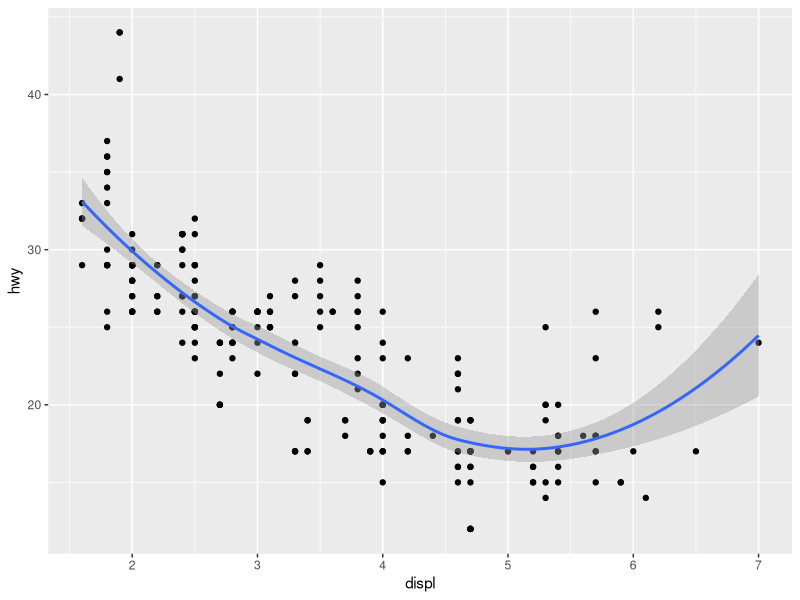
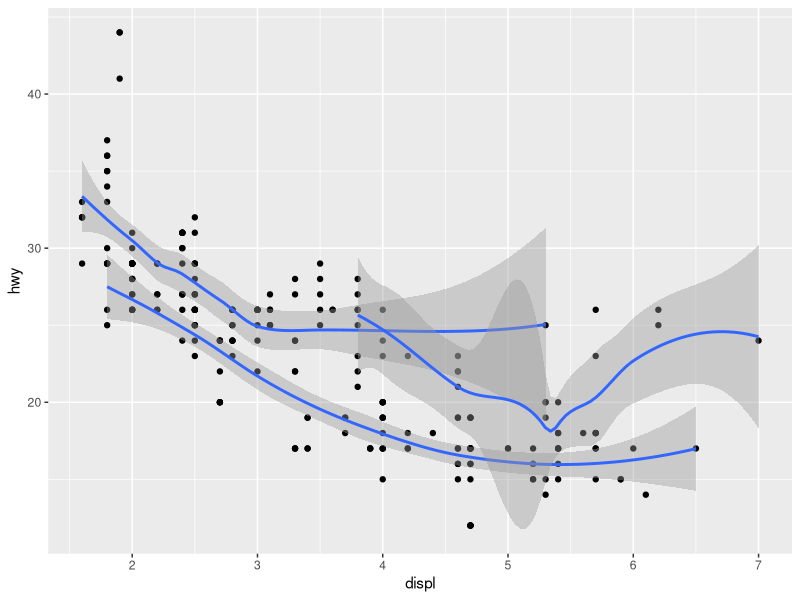
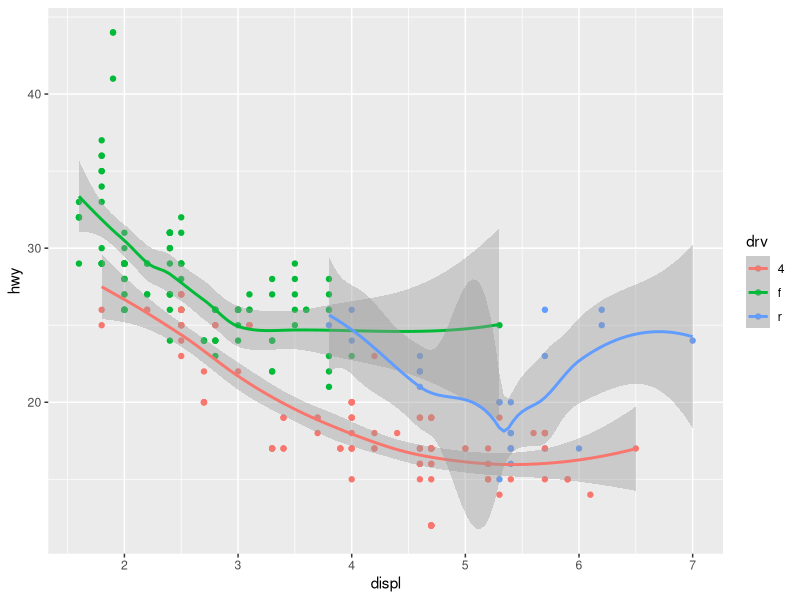
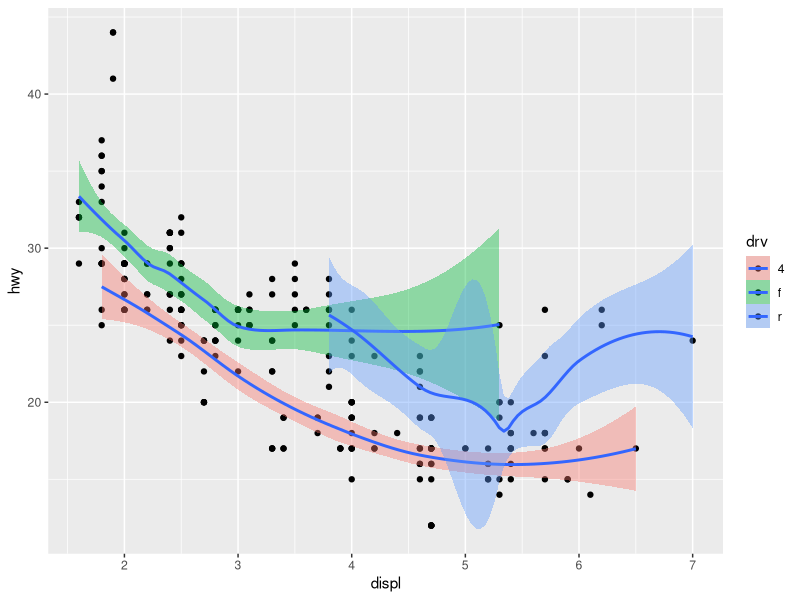
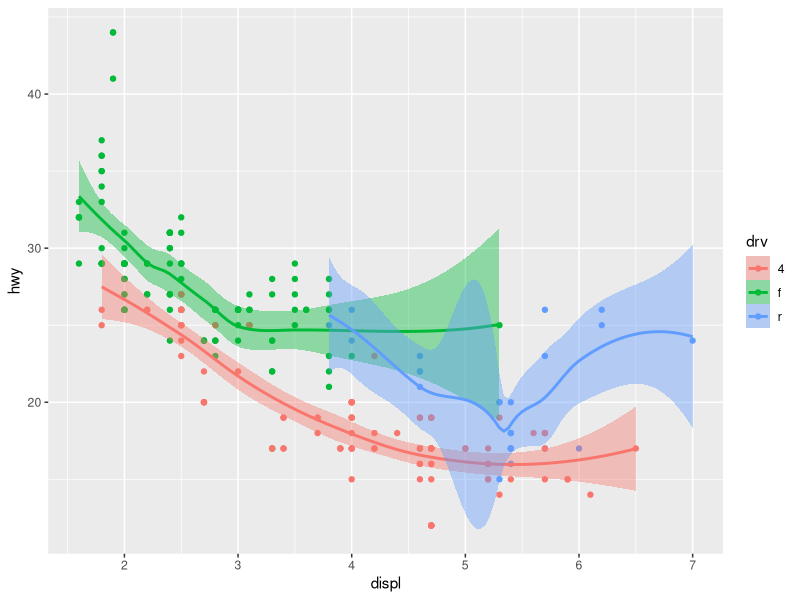
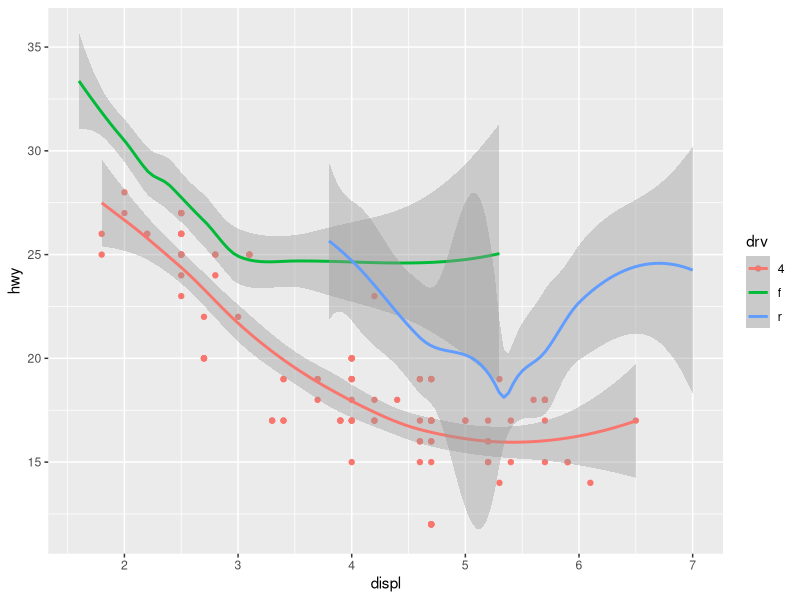
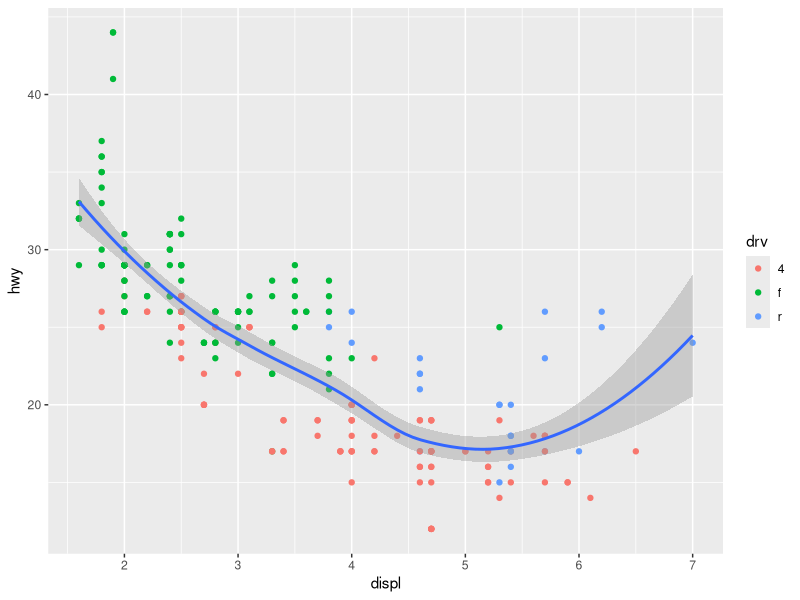
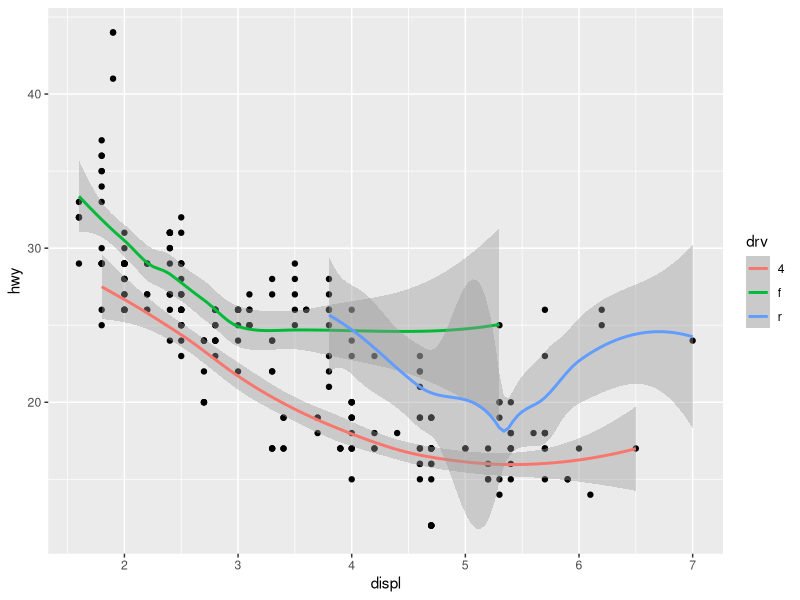

R code for these plots, in order:
## ---- chunk 1
library(ggplot2)
library(ggthemes)
library(patchwork)
library(TeachingDemos)
char2seed("Dark Star")

d <- mpg # use built in mpg data frame

## ---- chunk 2
# standard plot with all data
p1 <- ggplot(data=d,mapping=aes(x=displ,y=hwy)) +
  geom_point() + geom_smooth()
print(p1)

# break out the drive types (note what group affects
p1 <- ggplot(data=d,mapping=aes(x=displ,y=hwy, group=drv)) +
  geom_point() + geom_smooth()
print(p1)

# break out the drive types (note what color affects
p1 <- ggplot(data=d,mapping=aes(x=displ,y=hwy, color=drv)) +
  geom_point() + geom_smooth()
print(p1)

# break out the drive types (note what fill affects
p1 <- ggplot(data=d,mapping=aes(x=displ,y=hwy, fill=drv)) +
  geom_point() + geom_smooth()
print(p1)


# use both if you want points, lines, and confidence intervals colored
p1 <- ggplot(data=d,mapping=aes(x=displ,y=hwy, color=drv, fill=drv)) +
  geom_point() + geom_smooth()
print(p1)

# now use aesthetic mappings within each geom to over-ride defaults
# subset the data frame to pull out what you need

p1 <- ggplot(data=d,mapping=aes(x=displ,y=hwy,col=drv)) +
  geom_point(data=d[d$drv=="4",]) + geom_smooth()
print(p1)

# instead of subsetting, just map an aesthetic
p1 <- ggplot(data=d,mapping=aes(x=displ,y=hwy)) +
  geom_point(mapping=aes(color=drv)) + geom_smooth()
print(p1)

# Conversely, map the smoother, but not the points
p1 <- ggplot(data=d,mapping=aes(x=displ,y=hwy)) +
  geom_point() + geom_smooth(mapping=aes(color=drv))
print(p1)

# also, subset in the first layer to eliminate some data entirely
# instead of subsetting, just map an aesthetic
p1 <- ggplot(data=d[d$drv!="4",],mapping=aes(x=displ,y=hwy)) +
  geom_point(mapping=aes(color=drv)) + geom_smooth()
print(p1)

# geoms have attributes that can be set; these are different from mappings
p1 <- ggplot(data=d[d$drv!="4",],mapping=aes(x=displ,y=hwy)) +
  geom_point(mapping=aes(color=drv)) + geom_smooth(color="black",size=2,fill="steelblue") # add ,method="lm")
print(p1)
## ---- chunk 3
# use to plot the counts of rows for a categorical variable
table(d$drv)
p1 <- ggplot(data=d,mapping=aes(x=drv)) + geom_bar(color="black",fill="goldenrod")
print(p1)

# but where did the variable "count" come from?
# created under the hood by stat. Each geom has an associated default stat
# the default stat has computed variables, and in this case it creates count
table(d$drv)
p1 <- ggplot(data=d,mapping=aes(x=drv)) + stat_count(color="black",fill="goldenrod")
print(p1)

# pulling out proportions is a little quirky
p1 <- ggplot(data=d,mapping=aes(x=drv,y=..prop..,group=1)) + geom_bar(color="black",fill="goldenrod")
print(p1)

# aesthetic mapping gives multiple groups for each bar
p1 <- ggplot(data=d,mapping=aes(x=drv,fill=fl)) + geom_bar()
print(p1)

# default stacks them, but we can also place them unstacked
p1 <- ggplot(data=d,mapping=aes(x=drv,fill=fl)) + geom_bar(position="identity")
print(p1)

# need to adjust color transparency, which is "alpha"
p1 <- ggplot(data=d,mapping=aes(x=drv,fill=fl)) + geom_bar(alpha = 1/4, position="identity")
print(p1)

# or  use color, but set fill to NA, which makes bar transparent 
p1 <- ggplot(data=d,mapping=aes(x=drv,color=fl)) + geom_bar(fill=NA, position="identity")
print(p1)

# better to use position = fill for stacking, but with equivalent height
p1 <- ggplot(data=d,mapping=aes(x=drv,fill=fl)) + geom_bar(position="fill")
print(p1)

# best to use position = dodge for multiple bars
p1 <- ggplot(data=d,mapping=aes(x=drv,fill=fl)) + geom_bar(position="dodge",color="black",size=1)
print(p1)

# more typical "bar plot" has heights as the values themselves
dTiny <- tapply(X=d$hwy,INDEX=as.factor(d$fl),FUN=mean) #calculate the means
dTiny <- data.frame(hwy=dTiny) # create a single-column data frame
dTiny <- cbind(fl=row.names(dTiny),dTiny) # 

p2 <- ggplot(data=dTiny, mapping=aes(x=fl,y=hwy,fill=fl)) +
               geom_bar(stat="identity")
print(p2)



# now use the stats geom to generate the "classic barplot"

# first create a useful plot of points with confidence intervals
p1 <- ggplot(data=d,mapping=aes(x=fl,y=hwy)) +
      stat_summary(fun.y=mean,
                   fun.ymin=function(x) mean(x) - sd(x),
                   fun.ymax=function(x) mean(x) + sd(x))  
plot(p1)
                   
# now "add in" the bar plots
p1 <- ggplot(data=d,mapping=aes(x=fl,y=hwy)) +
      stat_summary(fun.y=mean,
                   fun.ymin=function(x) mean(x) - sd(x),
                   fun.ymax=function(x) mean(x) + sd(x))  +
  geom_bar(data=dTiny,mapping=aes(x=fl,fill=fl),stat="identity")
plot(p1)
## ---- chunk 4
# basic boxplot is simple and informative
p1 <- ggplot(data=d,mapping=aes(x=fl,y=hwy,fill=fl)) +
               geom_boxplot()
print(p1)

# now overlay the raw data
p1 <- ggplot(data=d,mapping=aes(x=fl,y=hwy,fill=fl)) +
               geom_boxplot(fill="thistle") + geom_point(position=position_jitter(width=0.2,height=0.7),color="grey60")
#position="jitter",color="gray60")
#position=position_jitter("width=0.2, height=0.7)
print(p1)
